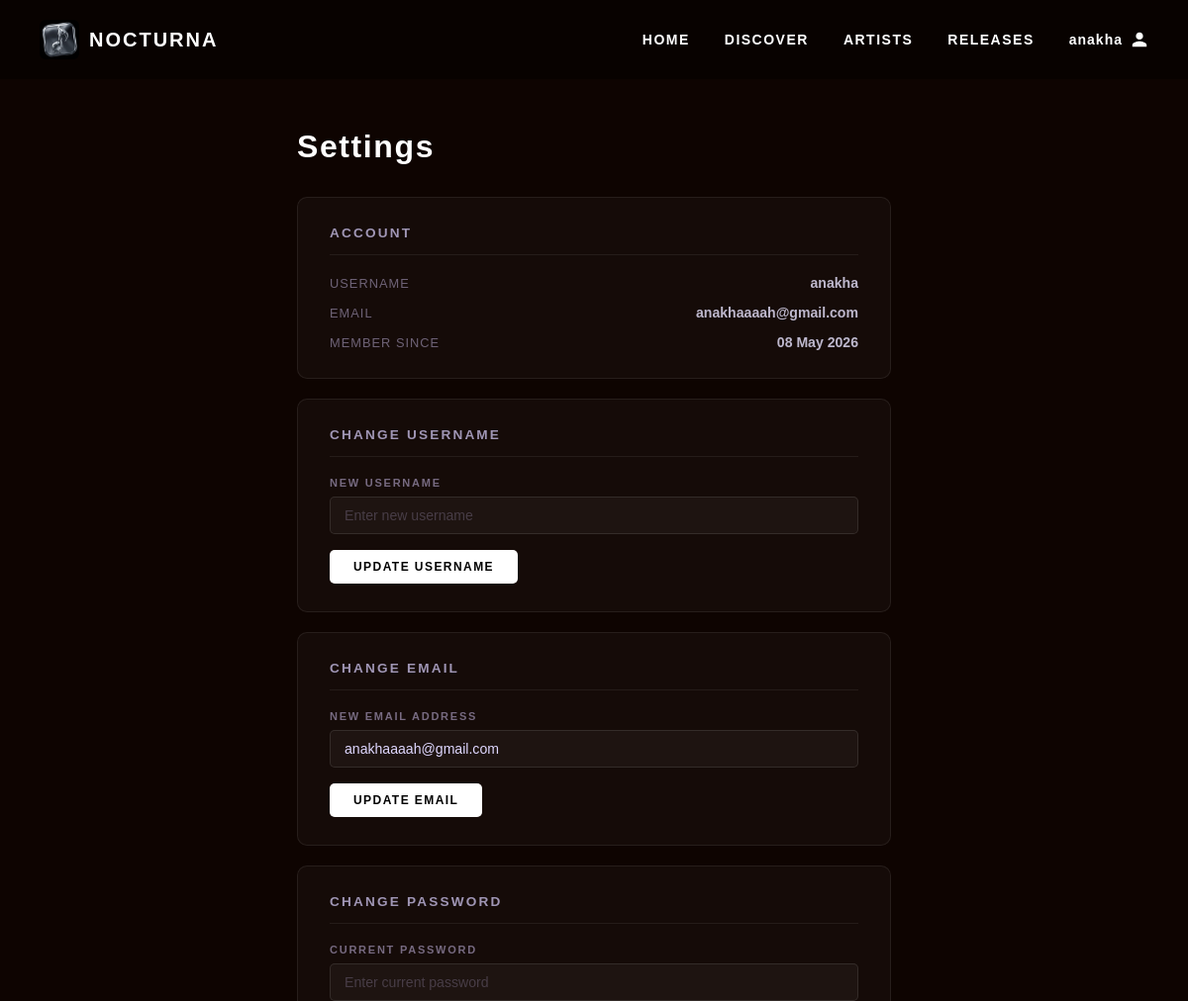
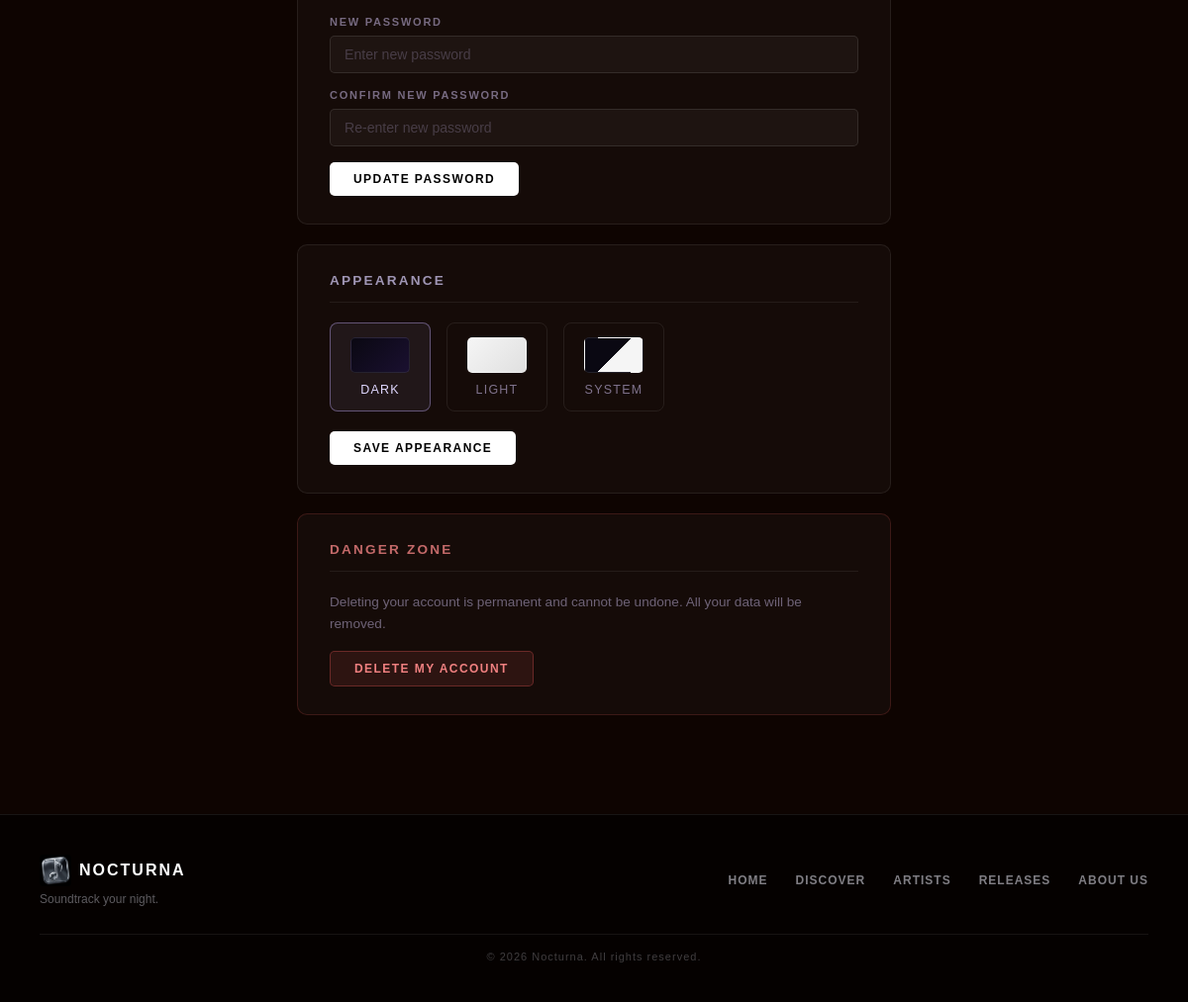
Page /settings (signed in) on the committed database (2 pictures, top to bottom).
### app.py (models this page shows)
class User(db.Model):
    id = db.Column(db.Integer, primary_key=True)
    username = db.Column(db.String(150), nullable=False, unique=True)
    email = db.Column(db.String(200), nullable=True)
    password = db.Column(db.String(150), nullable=False)
    status = db.Column(db.String(20), default='active')
    theme = db.Column(db.String(20), default='dark')
    is_artist = db.Column(db.Integer, default=0)
    artist_requested = db.Column(db.Integer, default=0)
    artist_name = db.Column(db.String(200), nullable=True)
    instagram = db.Column(db.String(300), nullable=True)
    twitter = db.Column(db.String(300), nullable=True)
    spotify = db.Column(db.String(300), nullable=True)
    youtube = db.Column(db.String(300), nullable=True)
    soundcloud = db.Column(db.String(300), nullable=True)
    created_at = db.Column(db.DateTime, default=datetime.utcnow)

### app.py (the view, shortened to what this page needs)
@app.route('/settings', methods=['GET', 'POST'])
def settings():
    if 'username' not in session:
        return redirect(url_for('home'))
    user = User.query.filter_by(username=session['username']).first()
    success = None
    error = None
    return render_template('settings.html', user=user, success=success, error=error)

### app.py (called while the page is built)
@app.after_request
def add_no_cache(response):
    response.headers['Cache-Control'] = 'no-store, no-cache, must-revalidate, max-age=0'
    response.headers['Pragma'] = 'no-cache'
    response.headers['Expires'] = '0'
    return response

### templates/settings.html (shortened to what this page needs)
<!DOCTYPE html>
<html>
<head>
    <link rel="stylesheet" href="{{ url_for('static', filename='settings.css') }}">
</head>
<body>
<video class="bg-video" autoplay muted loop playsinline>
    <source src="{{ url_for('static', filename='bgvdo.mp4') }}" type="video/mp4">
</video>
<div class="ui-container">
    <header class="topbar">
        <div class="logo-text">
            <img src="{{ url_for('static', filename='logo.jpeg') }}" alt="Nocturna" class="nav-logo">
            Nocturna
        </div>
        <nav class="nav-links">
            <a href="/index">Home</a>
            <a href="/discover">Discover</a>
            <a href="/artists">Artists</a>
            <a href="/releases">Releases</a>
            {% if session.get('username') %}
            <div class="user-profile">
                <span class="username-display" onclick="toggleDropdown()">{{ session['username'] }}</span>
                <svg width="18" height="18" viewBox="0 0 24 24" fill="white" style="cursor:pointer;" onclick="toggleDropdown()">
                    <path d="M12 12c2.7 0 4.8-2.1 4.8-4.8S14.7 2.4 12 2.4 7.2 4.5 7.2 7.2 9.3 12 12 12zm0 2.4c-3.2 0-9.6 1.6-9.6 4.8v2.4h19.2v-2.4c0-3.2-6.4-4.8-9.6-4.8z"/>
                </svg>
            </div>
            {% else %}
            <a href="/login" class="login-btn">Login</a>
            {% endif %}
        </nav>
    </header>
    <div class="content">
        <h1 class="page-title">Settings</h1>
        <div class="settings-card">
            <h2 class="card-title">Account</h2>
            <div class="account-info">
                <div class="info-row">
                    <span class="info-label">Username</span>
                    <span class="info-value">{{ user.username }}</span>
                </div>
                <div class="info-row">
                    <span class="info-label">Email</span>
                    <span class="info-value">{{ user.email or '—' }}</span>
                </div>
                <div class="info-row">
                    <span class="info-label">Member Since</span>
                    <span class="info-value">{{ user.created_at.strftime('%d %B %Y') if user.created_at else '—' }}</span>
                </div>
            </div>
        </div>
        <div class="settings-card">
            <h2 class="card-title">Change Username</h2>
            <form method="post">
                <div class="form-group">
                    <label>New Username</label>
                    <input type="text" name="new_username" placeholder="Enter new username" required>
                </div>
                <button type="submit" class="btn-save">Update Username</button>
            </form>
        </div>
        <div class="settings-card">
            <h2 class="card-title">Change Email</h2>
            <form method="post">
                <div class="form-group">
                    <label>New Email Address</label>
                    <input type="email" name="new_email" placeholder="Enter new email" value="{{ user.email or '' }}" required>
                </div>
                <button type="submit" class="btn-save">Update Email</button>
            </form>
        </div>
        <div class="settings-card">
            <h2 class="card-title">Change Password</h2>
            <form method="post">
                <div class="form-group">
                    <label>Current Password</label>
                    <input type="password" name="current_password" placeholder="Enter current password" required>
                </div>
                <div class="form-group">
                    <label>New Password</label>
                    <input type="password" name="new_password" placeholder="Enter new password" required>
                </div>
                <div class="form-group">
                    <label>Confirm New Password</label>
                    <input type="password" name="confirm_password" placeholder="Re-enter new password" required>
                </div>
                <button type="submit" class="btn-save">Update Password</button>
            </form>
        </div>
        <div class="settings-card">
            <h2 class="card-title">Appearance</h2>
            <form method="post">
                <div class="theme-options">
                    <label class="theme-card {{ 'selected' if user.theme == 'dark' }}">
                        <div class="theme-preview theme-dark"></div>
                        <span>Dark</span>
                    </label>
                    <label class="theme-card {{ 'selected' if user.theme == 'light' }}">
                        <div class="theme-preview theme-light"></div>
                        <span>Light</span>
                    </label>
                    <label class="theme-card {{ 'selected' if user.theme == 'system' }}">
                        <div class="theme-preview theme-system"></div>
                        <span>System</span>
                    </label>
                </div>
                <button type="submit" class="btn-save" style="margin-top:20px;">Save Appearance</button>
            </form>
        </div>
        <div class="settings-card danger-card">
            <h2 class="card-title danger-title">Danger Zone</h2>
            <p class="danger-text">Deleting your account is permanent and cannot be undone. All your data will be removed.</p>
            <button class="btn-danger" onclick="toggleDeleteForm()">Delete My Account</button>
        </div>
    </div>
    <footer class="footer">
        <div class="footer-left">
            <div class="footer-logo">
                <img src="{{ url_for('static', filename='logo.jpeg') }}" alt="Nocturna" class="footer-logo-img">
                Nocturna
            </div>
            <p class="footer-tagline">Soundtrack your night.</p>
        </div>
        <div class="footer-links">
            <a href="/index">Home</a>
            <a href="/discover">Discover</a>
            <a href="/artists">Artists</a>
            <a href="/releases">Releases</a>
            <a href="/about">About Us</a>
        </div>
        <p class="footer-copy">&copy; 2026 Nocturna. All rights reserved.</p>
    </footer>
</div>
</body>
</html>

### rows in the picture
User: username "anakha", email "anakhaaaah@gmail.com", created_at "08 May 2026", new_email "anakhaaaah@gmail.com"
